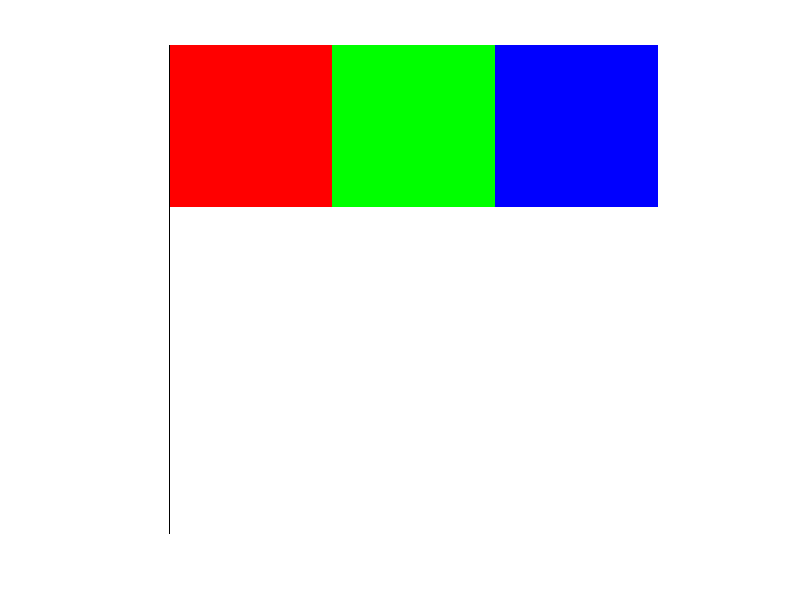

Reproduce this figure in MATLAB.

%SE ESTABLECE EL CANVAS A TRABAJAR CON SUS DIMENSIONES Y CANALES
canvas = ones(256,256,3) * 768;   
canvas = uint8(canvas);               
%PINTAMOS CUADRADO ROJO
canvas(1:256, 1:256, [2 3]) = 0;
canvas(1:256, 1:256, 1) = 255;       
%PINTAMOS CUADRADO VERDE
canvas(1:512, 256:512, [1 3]) = 0;  
canvas(1:256, 256:512, 2) = 255;    
%PINTAMOS CUADRADO AZUL
canvas(1:768, 512:768, [1 2]) = 0;
canvas(1:256, 512:768, 3) = 255;
%EN BASE A CORDENADAS, SE LIMPIA EL CANVAS
canvas(256:768, 1:768, [1 2 3]) = 255;
%SE MUESTRA EL CANVAS
imshow(canvas);